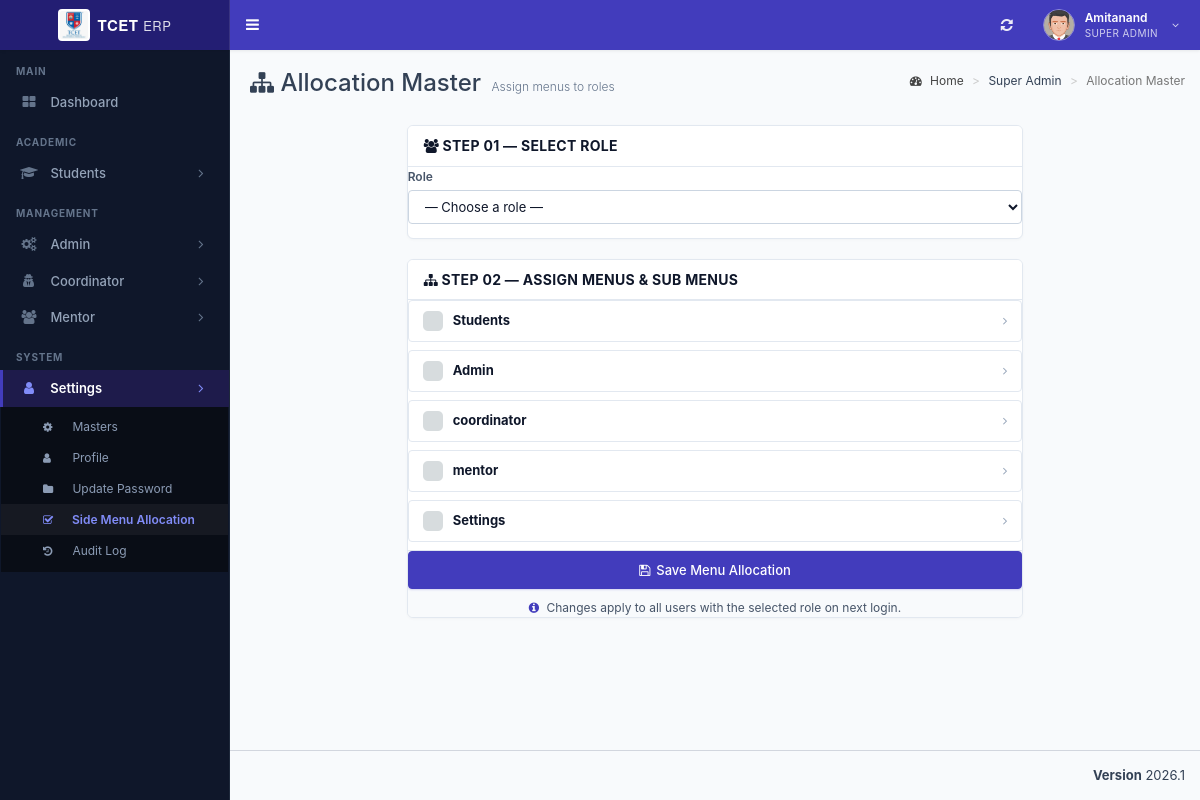
Page /admin/allocation_master.php (signed in) on the committed database.
### tables this page shows
CREATE TABLE `st_role_master` (
  `role_id` int(11) NOT NULL,
  `role_name` varchar(100) NOT NULL,
  PRIMARY KEY (`role_id`)
);

CREATE TABLE `st_login` (
  `login_id` int(11) NOT NULL AUTO_INCREMENT,
  `username` varchar(200) NOT NULL,
  `password` varchar(255) NOT NULL,
  `user_id` int(11) NOT NULL,
  `created_at` timestamp NOT NULL DEFAULT current_timestamp(),
  PRIMARY KEY (`login_id`)
);

CREATE TABLE `st_user_master` (
  `user_id` int(11) NOT NULL AUTO_INCREMENT,
  `user_name` varchar(150) NOT NULL,
  `email_id` varchar(200) NOT NULL,
  `phone_number` varchar(15) DEFAULT NULL,
  `department_id` int(11) NOT NULL,
  `role_id` int(11) NOT NULL,
  `student_id` int(11) NOT NULL,
  `is_first_login` tinyint(1) DEFAULT 1,
  PRIMARY KEY (`user_id`)
);

CREATE TABLE `st_menu_master` (
  `menu_id` int(11) NOT NULL,
  `menu_name` varchar(100) NOT NULL,
  `menu_icon` varchar(100) NOT NULL DEFAULT 'fa fa-folder',
  PRIMARY KEY (`menu_id`)
);

CREATE TABLE `st_sub_menu_master` (
  `sub_menu_id` int(11) NOT NULL AUTO_INCREMENT,
  `menu_id` int(11) NOT NULL,
  `sort_order` int(11) NOT NULL DEFAULT 0,
  `sub_menu_name` varchar(100) NOT NULL,
  `sub_menu_icon` varchar(100) NOT NULL DEFAULT 'fa fa-angle-double-right',
  `sub_menu_route` varchar(255) NOT NULL DEFAULT '#',
  PRIMARY KEY (`sub_menu_id`)
);

### database/db_connect.php (called while the page is built, shortened)
<?php
if (!class_exists('DBController')) {
class DBController
{
    public $host = "localhost";
    public $user = "root";
    public $password = "";
    public $database = "tcet_st";
   public $conn;
    function __construct($dbName = null)
    {
        if ($dbName !== null && trim((string)$dbName) !== '') {
            $this->database = trim((string)$dbName);
        } else {
            $this->database = "tcet_st";
        }
        $this->conn = $this->connectDB();
    }
    function connectDB()
    {
      $conn = @mysqli_connect($this->host,$this->user,$this->password,$this->database);
      return $conn;
    }
    public function runQuery($query) {
        $result = mysqli_query($this->conn, $query);
        $resultset = [];
        while ($row = mysqli_fetch_assoc($result)) {
            $resultset[] = $row;
        }
        return $resultset;
    }
}
}
?>

### admin/allocation_master.php (the view, shortened to what this page needs)
<?php
include "header/header.php";
include_once("../database/db_connect.php");
require_once '../database/db_connect.php';
$db = new DBController();
$all_menus = $db->runQuery("SELECT * FROM st_menu_master ORDER BY menu_id") ?? [];
$all_subs  = [];
$subs_raw  = $db->runQuery("SELECT * FROM st_sub_menu_master ORDER BY menu_id, sub_menu_id") ?? [];
foreach ($subs_raw as $sub) {
    $all_subs[$sub['menu_id']][] = $sub;
}
?>
<div class="content-wrapper">
  <section class="content-header">
    <h1><i class="fa fa-sitemap"></i> Allocation Master <small style="font-size:12px; color:#64748b;">Assign menus to roles</small></h1>
    <ol class="breadcrumb">
      <li><a href="index.php"><i class="fa fa-dashboard"></i> Home</a></li>
      <li>Super Admin</li>
      <li class="active">Allocation Master</li>
    </ol>
  </section>
  <section class="content">
    <form method="POST" action="">
      <div class="row">
        <div class="col-md-8 col-md-offset-2">
          <div class="erp-card" style="margin-bottom:20px;">
            <div class="erp-card-header">
              <h3 class="erp-card-title"><i class="fa fa-users"></i> Step 01 — Select Role</h3>
            </div>
            <div class="erp-card-body">
              <div class="form-group" style="margin:0;">
                <label for="role_select" style="font-weight:600; font-size:12px; color:var(--erp-text-secondary);">Role</label>
                <select name="role_id" id="role_select" class="form-control" required>
                  <option value="">— Choose a role —</option>
                </select>
              </div>
            </div>
          </div>
          <div class="erp-card" id="menu-container">
            <div class="erp-card-header">
              <h3 class="erp-card-title"><i class="fa fa-sitemap"></i> Step 02 — Assign Menus &amp; Sub Menus</h3>
            </div>
            <div class="erp-card-body">
              <ul class="menu-tree">
                <?php foreach ($all_menus as $menu): ?>
                  <?php $mid = $menu['menu_id']; ?>
                  <li class="tree-item" id="tree_item_<?= $mid ?>">
                    <div class="tree-header">
                      <label class="menu-label" for="menu_<?= $mid ?>">
                        <?= htmlspecialchars($menu['menu_name']) ?>
                      </label>
                      <?php if (!empty($all_subs[$mid])): ?>
                        <i class="fa fa-angle-right tree-toggle" id="arrow_<?= $mid ?>"></i>
                      <?php endif; ?>
                    </div>
                  </li>
                <?php endforeach; ?>
              </ul>
            </div>
            <div class="erp-card-body" style="border-top: 1px solid var(--erp-border); background:#f8fafc;">
              <button type="submit" class="btn-erp-primary" style="width:100%; justify-content:center; padding:10px 16px; font-size:14px;">
                <i class="fa fa-save"></i> Save Menu Allocation
              </button>
              <p class="alloc-info" style="margin-bottom:0; text-align:center;">
                <i class="fa fa-info-circle"></i>
                Changes apply to all users with the selected role on next login.
              </p>
            </div>
          </div>
        </div>
      </div>
    </form>
  </section>
</div>
</body>
</html>
 <?php include "header/footer.php" ?>

### admin/header/header.php (shortened to what this page needs)
<?php
require_once __DIR__ . "/../../database/db_connect.php";
$db_handle = new DBController();
$sessionLoginId = intval($_SESSION['user_login_id'] ?? $_SESSION['user_session'] ?? 0);
$username = '';
$userid = 0;
$usertype = 0;
$sql = "SELECT l.login_id, l.username, l.user_id, u.role_id, u.user_name, u.department_id, u.student_id, r.role_name
	    FROM st_login l
	    LEFT JOIN st_user_master u ON u.user_id = l.user_id
	    LEFT JOIN st_role_master r ON r.role_id = u.role_id
	    WHERE l.login_id='" . $sessionLoginId . "' LIMIT 1";
$result = mysqli_query($db_handle->conn, $sql);
if ($result && $result->num_rows > 0) {
	$row = $result->fetch_assoc();
	$username = $row['username'];
	$userid = intval($row['user_id']);
	$usertype = intval($row['role_id']);
}
$name = $username;
$profileSql = "SELECT COALESCE(NULLIF(TRIM(u.user_name), ''), l.username) AS user_name
			   FROM st_login l
			   LEFT JOIN st_user_master u ON u.user_id = l.user_id
			   WHERE l.user_id = $userid LIMIT 1";
$profileResult = mysqli_query($db_handle->conn, $profileSql);
if ($profileResult && ($profileRow = mysqli_fetch_assoc($profileResult))) {
	$profileName = trim((string)($profileRow['user_name'] ?? ''));
	if ($profileName !== '') {
		$name = $profileName;
	}
}
$sql = "SELECT role_name FROM st_role_master WHERE role_id = ? LIMIT 1";
$stmt = mysqli_prepare($db_handle->conn, $sql);
if ($stmt) {
	mysqli_stmt_bind_param($stmt, 'i', $usertype);
	mysqli_stmt_execute($stmt);
	$result = mysqli_stmt_get_result($stmt);
	if ($row = mysqli_fetch_assoc($result)) {
		$role_name = $row['role_name'];
	}
}
	$dashboardRoute = ($usertype === 5) ? 'student_dashboard.php' : 'index.php';
?>
<!DOCTYPE html>
<html>
<head>
	<link rel="stylesheet" href="bootstrap/css/bootstrap.min.css">
	<link rel="stylesheet" href="https://cdnjs.cloudflare.com/ajax/libs/font-awesome/4.5.0/css/font-awesome.min.css">
	<link rel="stylesheet" href="https://cdnjs.cloudflare.com/ajax/libs/ionicons/2.0.1/css/ionicons.min.css">
	<link rel="stylesheet" href="dist/css/AdminLTE.min.css">
	<link rel="stylesheet" href="dist/css/skins/_all-skins.min.css">
	<link rel="stylesheet" href="plugins/iCheck/flat/blue.css">
	<link rel="stylesheet" href="plugins/morris/morris.css">
	<link rel="stylesheet" href="plugins/jvectormap/jquery-jvectormap-1.2.2.css">
	<link rel="stylesheet" href="plugins/datepicker/datepicker3.css">
	<link rel="stylesheet" href="plugins/daterangepicker/daterangepicker.css">
	<link rel="stylesheet" href="plugins/bootstrap-wysihtml5/bootstrap3-wysihtml5.min.css">
	<link rel="stylesheet" href="css/erp-theme.css">
</head>
<body class="hold-transition skin-blue sidebar-mini main-content-responsive">
	<div class="wrapper">
		<header class="main-header">
			<a href="<?php echo $dashboardRoute; ?>" class="logo" style="text-decoration: none;">
				<span class="logo-lg">
					<img src="images/tcet_logo.png" height="32" width="32" style="border-radius: 4px; background: #ffffff; padding: 2px; object-fit: contain;" alt="TCET" />
					<span style="font-weight: 700; font-size: 15px; letter-spacing: 0.5px;">TCET <span style="font-weight: 400; opacity: 0.85; font-size: 13px;">ERP</span></span>
				</span>
			</a>
			<nav class="navbar navbar-static-top" role="navigation">
				<a href="#" class="sidebar-toggle" data-toggle="offcanvas" role="button" title="Toggle Navigation">
				</a>
				<div class="navbar-custom-menu">
					<ul class="nav navbar-nav">
						<li>
							<a href="javascript:void(0);" onclick="window.location.reload();" title="Refresh Page" style="height: 50px; display: flex; align-items: center; padding: 0 14px; color: #ffffff; opacity: 0.9;">
								<i class="fa fa-refresh" style="font-size: 14px;"></i>
							</a>
						</li>
						<li class="dropdown user user-menu">
							<a href="#" class="dropdown-toggle erp-header-user-btn" data-toggle="dropdown">
								<img src="dist/img/user2-160x160.jpg" class="erp-header-avatar" alt="User Image">
								<div class="erp-header-user-meta hidden-xs">
									<span class="erp-header-user-name"><?php echo htmlspecialchars($name !== '' ? $name : $username); ?></span>
									<span class="erp-header-user-role"><?php echo htmlspecialchars($role_name ?? 'User'); ?></span>
								</div>
								<i class="fa fa-angle-down hidden-xs" style="font-size: 11px; opacity: 0.8; margin-left: 4px;"></i>
							</a>
						</li>
					</ul>
				</div>
			</nav>
		</header>
		<aside class="main-sidebar">
			<section class="sidebar">
				<?php include_once "side_menu.php"; ?>
			</section>
		</aside>

### admin/header/side_menu.php (shortened to what this page needs)
<?php
if (!function_exists('sidebar_has_column')) {
function sidebar_has_column($conn, $table, $column)
{
	$escapedColumn = mysqli_real_escape_string($conn, $column);
	$result = mysqli_query($conn, "SHOW COLUMNS FROM $table LIKE '$escapedColumn'");
	$exists = ($result && mysqli_num_rows($result) > 0);
	return $exists;
}
}
$menuHasIconColumn = sidebar_has_column($db_handle->conn, 'st_menu_master', 'menu_icon');
$subMenuHasIconColumn = sidebar_has_column($db_handle->conn, 'st_sub_menu_master', 'sub_menu_icon');
$subMenuHasRouteColumn = sidebar_has_column($db_handle->conn, 'st_sub_menu_master', 'sub_menu_route');
$menuTree = array();
$menuIconSelect = $menuHasIconColumn
	? "COALESCE(NULLIF(TRIM(m.menu_icon), ''), 'fa fa-folder') AS menu_icon"
	: "'fa fa-folder' AS menu_icon";
$subMenuRouteSelect = $subMenuHasRouteColumn
	? "COALESCE(NULLIF(TRIM(sm.sub_menu_route), ''), '#') AS sub_menu_route"
	: "'#' AS sub_menu_route";
$subMenuIconSelect = $subMenuHasIconColumn
	? "COALESCE(NULLIF(TRIM(sm.sub_menu_icon), ''), 'fa fa-angle-double-right') AS sub_menu_icon"
	: "'fa fa-angle-double-right' AS sub_menu_icon";
$menuSql = "SELECT m.menu_id, m.menu_name, $menuIconSelect
			FROM st_menu_master m
			WHERE (
				EXISTS (
					SELECT 1
					FROM st_menu_allocation_master mar
					WHERE mar.menu_id = m.menu_id
					  AND mar.role_id = ?
					  AND mar.sub_menu_id IS NULL
				)
				OR EXISTS (
					SELECT 1
					FROM st_menu_allocation_master maa
					WHERE maa.menu_id = m.menu_id
					  AND maa.role_id = ?
					  AND maa.sub_menu_id IS NOT NULL
				)
			)
			ORDER BY m.menu_id";
$menuStmt = mysqli_prepare($db_handle->conn, $menuSql);
if ($menuStmt) {
	mysqli_stmt_bind_param($menuStmt, 'ii', $usertype, $usertype);
	mysqli_stmt_execute($menuStmt);
	$menuResult = mysqli_stmt_get_result($menuStmt);
	while ($menuRow = mysqli_fetch_assoc($menuResult)) {
		$menuId = (int) $menuRow['menu_id'];
		$menuTree[$menuId] = array(
			'menu_name' => $menuRow['menu_name'],
			'menu_icon' => $menuRow['menu_icon'],
			'submenus' => array()
		);
		$subSql = "SELECT sm.sub_menu_id, sm.sub_menu_name, $subMenuRouteSelect, $subMenuIconSelect
				   FROM st_sub_menu_master sm
				   WHERE sm.menu_id = ?
				   AND (
					   EXISTS (
						   SELECT 1
						   FROM st_menu_allocation_master mar
						   WHERE mar.sub_menu_id = sm.sub_menu_id
							 AND mar.role_id = ?
					   )
				   )
				   ORDER BY sm.sort_order ASC, sm.sub_menu_id ASC";
		$subStmt = mysqli_prepare($db_handle->conn, $subSql);
		if ($subStmt) {
			mysqli_stmt_bind_param($subStmt, 'ii', $menuId, $usertype);
			mysqli_stmt_execute($subStmt);
			$subResult = mysqli_stmt_get_result($subStmt);
			while ($subRow = mysqli_fetch_assoc($subResult)) {
				$menuTree[$menuId]['submenus'][] = $subRow;
			}
		}
	}
}
?>
<ul class="sidebar-menu" id="sidebar-dynamic-menu">
<?php
$sidebarHomeRoute = ((int) ($usertype ?? 0) === 5) ? 'student_dashboard.php' : 'index.php';
$sidebarHomeLabel = ((int) ($usertype ?? 0) === 5) ? 'Dashboard' : 'Dashboard';
$sidebarHomeIcon = ((int) ($usertype ?? 0) === 5) ? 'fa fa-dashboard' : 'fa fa-th-large';
$currentScript = basename($_SERVER['PHP_SELF'] ?? '');
?>
<li class="header">MAIN</li>
<li class="<?php echo ($currentScript === 'index.php' || $currentScript === 'student_dashboard.php') ? 'active' : ''; ?>">
	<a href="<?php echo htmlspecialchars($sidebarHomeRoute); ?>">
		<i class="<?php echo htmlspecialchars($sidebarHomeIcon); ?>"></i>
		<span><?php echo htmlspecialchars($sidebarHomeLabel); ?></span>
	</a>
</li>
<?php
$renderedHeaders = array();
foreach ($menuTree as $menuId => $menuData) {
	$menuName = trim((string) $menuData['menu_name']);
	$menuLower = strtolower($menuName);
	$menuIcon = trim((string) $menuData['menu_icon']);
	$sectionGroup = '';
	if (in_array($menuLower, array('students', 'student', 'coordinator', 'academics', 'academic'), true)) {
		$sectionGroup = 'ACADEMIC';
	} elseif (in_array($menuLower, array('admin', 'mentor', 'management'), true)) {
		$sectionGroup = 'MANAGEMENT';
	} elseif (in_array($menuLower, array('settings', 'system'), true)) {
		$sectionGroup = 'SYSTEM';
	}
	if ($sectionGroup !== '' && !isset($renderedHeaders[$sectionGroup])) {
		echo '<li class="header">' . htmlspecialchars($sectionGroup) . '</li>';
		$renderedHeaders[$sectionGroup] = true;
	}
	$isMenuActive = false;
	if (!empty($menuData['submenus'])) {
		foreach ($menuData['submenus'] as $sub) {
			$routeBase = basename($sub['sub_menu_route'] ?? '');
			if ($routeBase !== '' && $routeBase !== '#' && strpos($currentScript, $routeBase) !== false) {
				$isMenuActive = true;
				break;
			}
		}
	}
?>
<li class="treeview <?php echo $isMenuActive ? 'active' : ''; ?>" data-menu-id="<?php echo $menuId; ?>" id="sidebar-menu-<?php echo $menuId; ?>">
	<a href="#">
		<i class="<?php echo htmlspecialchars($menuIcon); ?>" aria-hidden="true"></i>
		<span><?php echo htmlspecialchars(ucwords(strtolower($menuName))); ?></span>
		<span class="pull-right-container">
			<i class="fa fa-angle-right pull-right"></i>
		</span>
	</a>
	<ul class="treeview-menu" id="sidebar-submenu-<?php echo $menuId; ?>" <?php echo $isMenuActive ? 'style="display: block;"' : ''; ?>>
	<?php if (!empty($menuData['submenus'])) {
		foreach ($menuData['submenus'] as $subMenu) {
			$subId = intval($subMenu['sub_menu_id']);
			$subName = trim((string) $subMenu['sub_menu_name']);
			$subRoute = trim((string) ($subMenu['sub_menu_route'] ?? '#'));
			$subIcon = trim((string) ($subMenu['sub_menu_icon'] ?? 'fa fa-circle-o'));
			$isSubActive = ($subRoute !== '#' && basename($subRoute) === $currentScript);
	?>
		<li class="<?php echo $isSubActive ? 'active' : ''; ?>" data-sub-menu-id="<?php echo $subId; ?>" id="sidebar-submenu-item-<?php echo $subId; ?>">
			<a href="<?php echo htmlspecialchars($subRoute); ?>">
				<i class="<?php echo htmlspecialchars($subIcon); ?>"></i>
				<span><?php echo htmlspecialchars($subName); ?></span>
			</a>
		</li>
	<?php }
	} ?>
	</ul>
</li>
<?php } ?>
</ul>

### rows in the picture
st_role_master: role_name "SUPER ADMIN"
st_login: user.role_id "Dashboard"
st_menu_master: menu_name "ACADEMIC", menu_name "Students"
st_menu_master: menu_name "MANAGEMENT", menu_name "Admin"
st_menu_master: menu_name "Coordinator", menu_name "coordinator"
st_menu_master: menu_name "Mentor", menu_name "mentor"
st_menu_master: menu_name "SYSTEM", menu_name "Settings"
st_sub_menu_master: sub_menu_name "Masters"
st_sub_menu_master: sub_menu_name "Profile"
st_sub_menu_master: sub_menu_name "Update Password"
st_sub_menu_master: sub_menu_name "Side Menu Allocation"
st_sub_menu_master: sub_menu_name "Audit Log"

### other values in the picture
$name !== '' ? $name : $username "Amitanand"
